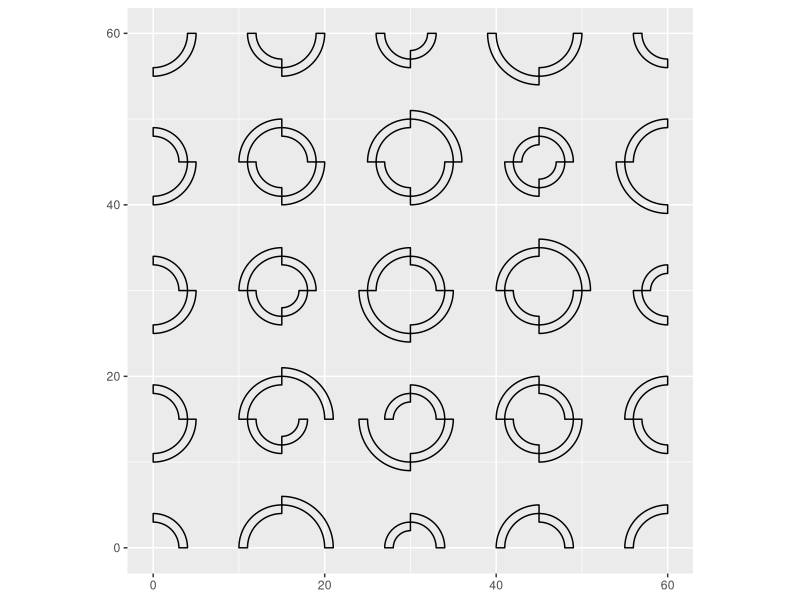
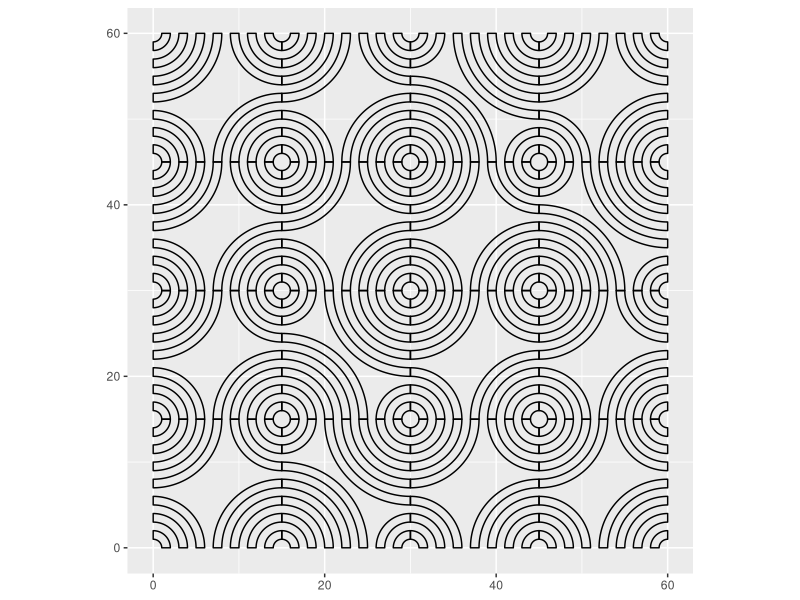
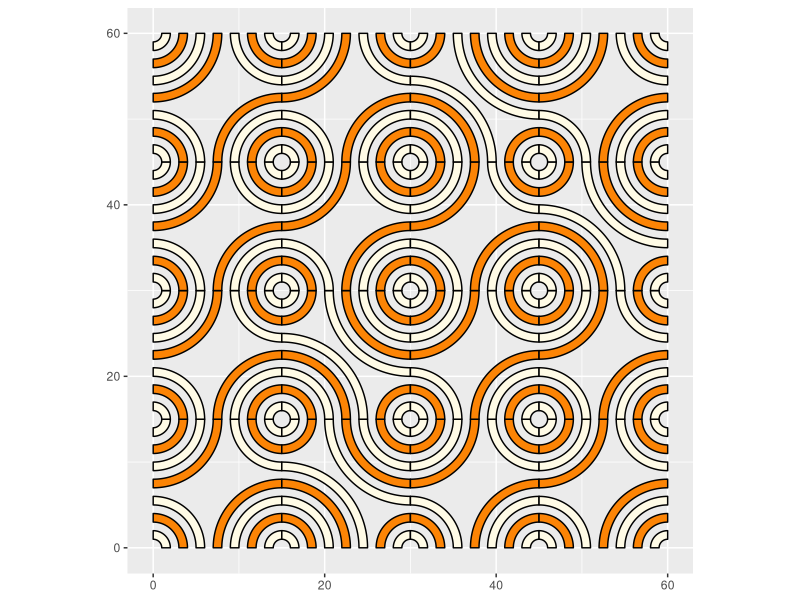
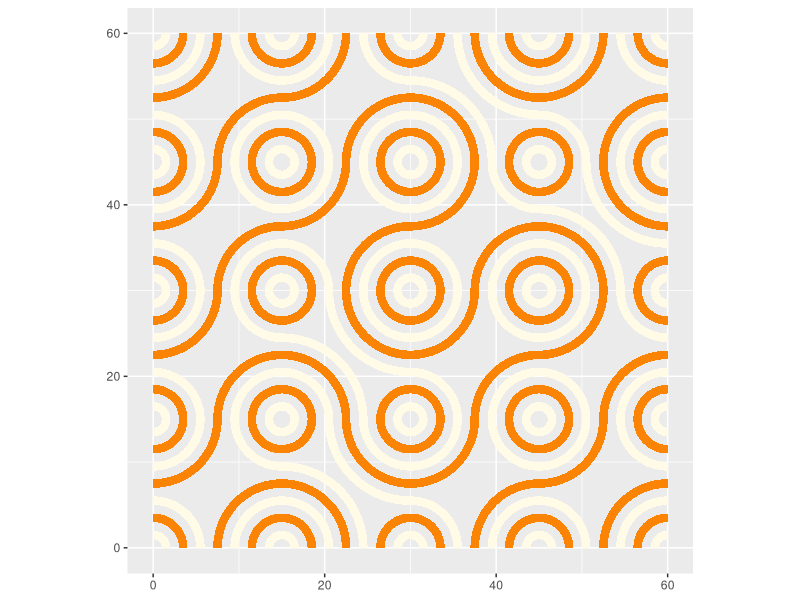
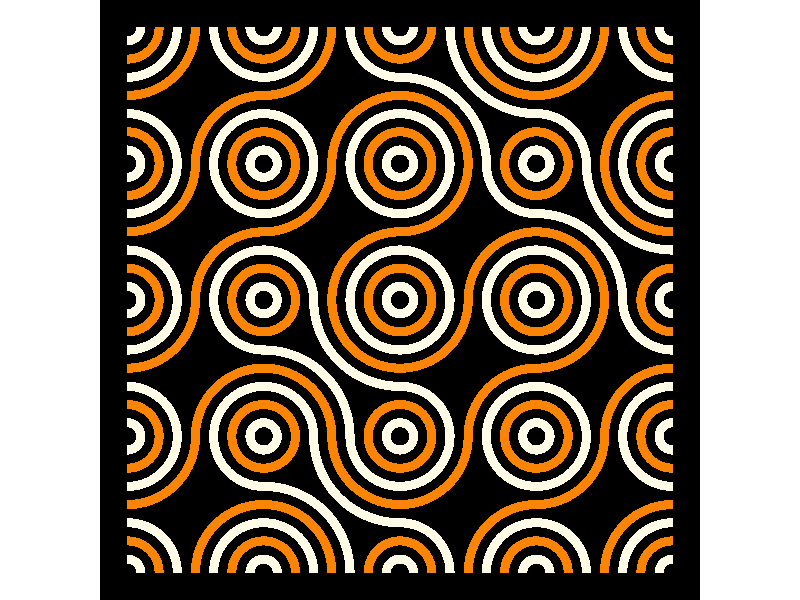
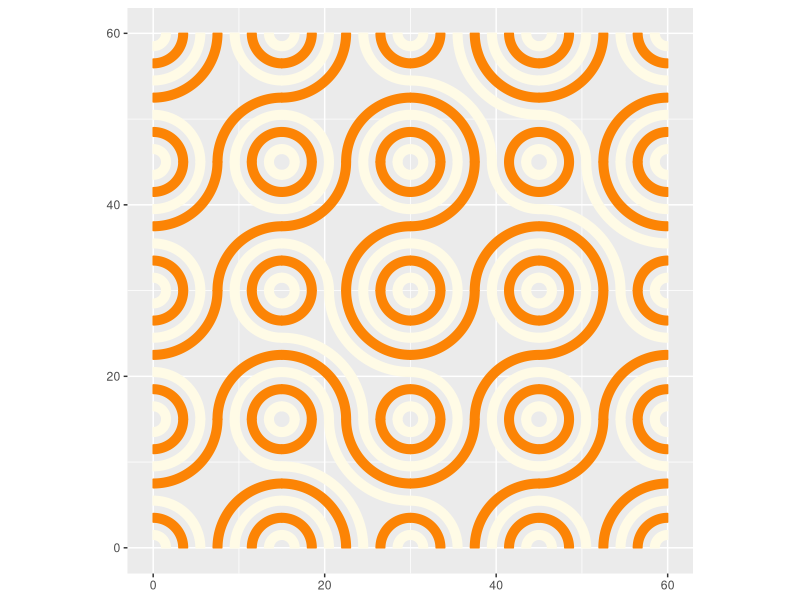
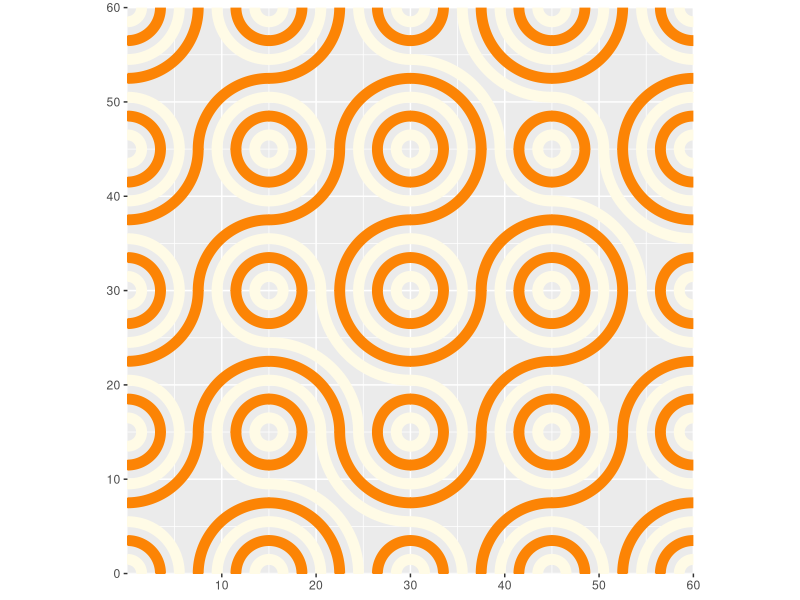
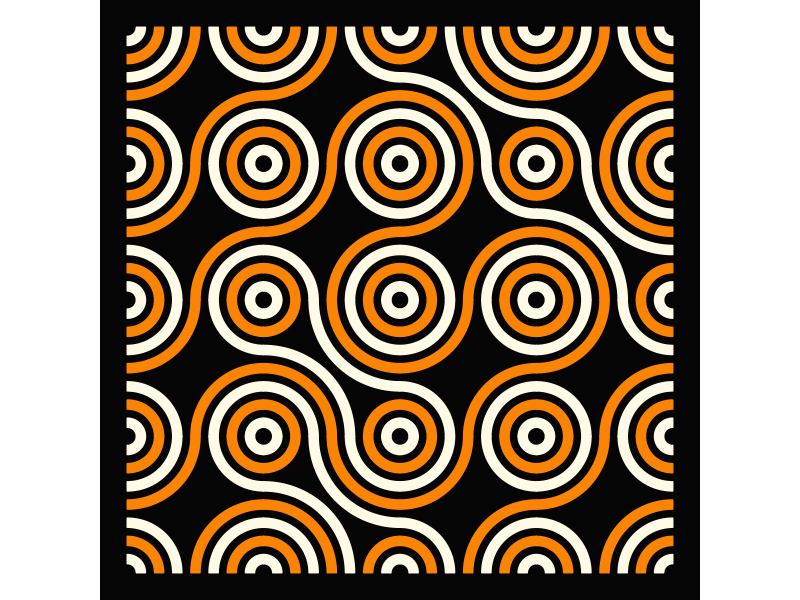

These figures' R source, in order:
################################################################################
#                                                                              #
#                   Steal like an Rtist: Creative Coding in R                  #
#                                                                              #
#                               Untitled sketch                                #
#                                 Roni Kaufman                                 #
#                                                                              #
#                 Ijeamaka Anyene Fumagalli and Sharla Gelfand                 #
#                              posit::conf(2023)                               #
#                              September 18, 2023                              #
#                                                                              #
################################################################################

# Packages ---------------------------------------------------------------------

library(ggplot2)
library(dplyr)
library(tidyr)
library(purrr)
library(ggforce)

# Who actually needs trigonometric functions -----------------------------------

## Corner 1 --------------------------------------------------------------------

x <- 0
y <- 0
sq_width <- 15

tribble(
  ~x0, ~y0, ~start,     ~end,
    x,   y,      0,   pi / 2
)


## Corner 2 --------------------------------------------------------------------

x <- 0
y <- 0
sq_width <- 15

tribble(
           ~x0, ~y0,       ~start,     ~end,
             x,   y,          0,     pi / 2,
  x + sq_width,   y, 3 * pi / 2,     2 * pi
)

## Corner 3 --------------------------------------------------------------------

x <- 0
y <- 0
sq_width <- 15


tribble(
           ~x0,          ~y0,       ~start,         ~end,
             x,            y,            0,       pi / 2,
  x + sq_width,            y,   3 * pi / 2,       2 * pi,
  x + sq_width, y + sq_width,           pi,    3 * pi / 2
  )


## Corner 4 --------------------------------------------------------------------

x <- 0
y <- 0
sq_width <- 15

tribble(
             ~x0,            ~y0,       ~start,         ~end,
               x,              y,            0,       pi / 2,
    x + sq_width,              y,   3 * pi / 2,       2 * pi,
    x + sq_width,   y + sq_width,           pi,   3 * pi / 2,
               x,   y + sq_width,       pi / 2,           pi
  )

## Wrap it up in a function ----------------------------------------------------

set_params <- function(x, y, sq_width) {
  tribble(
             ~x0,            ~y0,       ~start,         ~end,
               x,              y,            0,       pi / 2,
    x + sq_width,              y,   3 * pi / 2,       2 * pi,
    x + sq_width,   y + sq_width,           pi,   3 * pi / 2,
               x,   y + sq_width,       pi / 2,           pi
  )
}

# Building a system ------------------------------------------------------------

## Number of arcs --------------------------------------------------------------

### tile_type == 1

set_params <-
  function(x, y, sq_width, tile_type) {
    if (tile_type == 1) {
      tribble(
             ~x0,            ~y0,       ~start,         ~end,
               x,              y,            0,       pi / 2,
    x + sq_width,              y,   3 * pi / 2,       2 * pi,
    x + sq_width,   y + sq_width,           pi,   3 * pi / 2,
               x,   y + sq_width,       pi / 2,           pi
    ) %>%
        mutate(num_arcs = c(3, 4, 3, 4))
    }
  }

## tile_type == 2

set_params <-
  function(x, y, sq_width, tile_type) {
    if (tile_type == 1) {
      tribble(
             ~x0,            ~y0,       ~start,         ~end,
               x,              y,            0,       pi / 2,
    x + sq_width,              y,   3 * pi / 2,       2 * pi,
    x + sq_width,   y + sq_width,           pi,   3 * pi / 2,
               x,   y + sq_width,       pi / 2,           pi
    ) %>%
        mutate(num_arcs = c(3, 4, 3, 4))
    } else if (tile_type == 2) {
      tribble(
             ~x0,            ~y0,       ~start,         ~end,
               x,              y,            0,       pi / 2,
    x + sq_width,              y,   3 * pi / 2,       2 * pi,
    x + sq_width,   y + sq_width,           pi,   3 * pi / 2,
               x,   y + sq_width,       pi / 2,           pi
    ) %>%
        mutate(num_arcs = c(5, 2, 5, 2))
    }
  }

## set_params_output()

set_params(
  x = 0,
  y = 0,
  sq_width = 15,
  tile_type = 1
)

## Creating the grid -----------------------------------------------------------

sq_width <- 15
ncol <- 4
nrow <- 4

grid <-
  expand_grid(
    y = seq(
      from = 0,
      by = sq_width,
      length.out = nrow
    ),
    x = seq(
      from = 0,
      by = sq_width,
      length.out = ncol
    )
  )

## Tile selection --------------------------------------------------------------

### Recreating Infinite Truchet

sq_width <- 15
ncol <- 4
nrow <- 4

grid <-
  expand_grid(
    y = seq(
      from = 0,
      by = sq_width,
      length.out = nrow
    ),
    x = seq(
      from = 0,
      by = sq_width,
      length.out = ncol
    )
  ) %>%
  mutate(
    tile_type =
      c(
        1, 1, 2, 2,
        1, 1, 1, 1,
        1, 2, 1, 1,
        1, 1, 1, 1
      )
  )

grid

### Incorporating the element of chance

sq_width <- 15
ncol <- 4
nrow <- 4

grid <-
  expand_grid(
    y = seq(
      from = 0,
      by = sq_width,
      length.out = nrow
    ),
    x = seq(
      from = 0,
      by = sq_width,
      length.out = ncol
    )
  ) %>%
  mutate(
    tile_type =
      sample(c(1, 2),
        size = n(),
        replace = TRUE
      )
  )

grid


## Creating our system ---------------------------------------------------------

truchet_tiles <-
  function(seed) {
    ncol <- 4
    nrow <- 4
    sq_width <- 15

    set.seed(seed)

    grid <-
      expand_grid(
        y = seq(from = 0, by = sq_width, length.out = ncol),
        x = seq(from = 0, by = sq_width, length.out = nrow)
      ) %>%
      mutate(tile_type = sample(c(1, 2), size = n(), replace = TRUE))

    params_grid <-
      map_dfr(
        1:nrow(grid),
        function(i) {
          set_params(
            x = grid$x[i],
            y = grid$y[i],
            sq_width = sq_width,
            tile_type = grid$tile_type[i]
          )
        }
      )

    return(params_grid)
  }

### applying our system

output_grid <-
  truchet_tiles(seed = 150)

output_grid

output_grid %>%
  ggplot() +
  geom_arc_bar(aes(
    x0 = x0,
    y0 = y0,
    start = start,
    end = end,
    r0 = num_arcs,
    r = num_arcs + 1
  )) +
  coord_fixed()

## Converting num_arcs to radius -----------------------------------------------

# initial version
r0 <- seq(from = 1, to = 7, by = 2)
r0
r <- seq(from = 2, to = 8, by = 2)
r

## adding flexibility
num_arcs <- 4
r0 <- seq(from = 1, by = 2, length.out = num_arcs)
r0
r <- seq(from = 2, by = 2, length.out = num_arcs)
r

## Updating our system ---------------------------------------------------------

truchet_tiles <-
  function(seed) {
    ncol <- 4
    nrow <- 4
    sq_width <- 15

    set.seed(seed)

    grid <-
      expand_grid(
        y = seq(from = 0, by = sq_width, length.out = ncol),
        x = seq(from = 0, by = sq_width, length.out = nrow)
      ) %>%
      mutate(tile_type = sample(c(1, 2), size = n(), replace = TRUE))

    params_grid <-
      map_dfr(
        1:nrow(grid),
        function(i) {
          set_params(
            x = grid$x[i],
            y = grid$y[i],
            sq_width = sq_width,
            tile_type = grid$tile_type[i]
          )
        }
      )

    output <-
      map_dfr(
        1:nrow(params_grid),
        function(i) {
          bind_cols(
            slice(params_grid, i),
            r0 = seq(from = 1, by = 2, length.out = params_grid$num_arcs[i]),
            r = seq(from = 2, by = 2, length.out = params_grid$num_arcs[i])
          )
        }
      )


    return(output)
  }

### Applying our system

output_grid <-
  truchet_tiles(seed = 150)

output_grid %>%
  ggplot() +
  geom_arc_bar(aes(
    x0 = x0,
    y0 = y0,
    start = start,
    end = end,
    r0 = r0,
    r = r
  )) +
  coord_fixed()

# Color, Fill ------------------------------------------------------------------

## Color order is the same in every corner

color <- c("#fffbe6", "#fc8405")

max_num_arcs <- 5
color_seq <- rep(color,
  length.out = max_num_arcs
)
color_seq

## Updating our system

truchet_tiles <-
  function(color1,
           color2,
           seed) {
    ncol <- 4
    nrow <- 4
    sq_width <- 15
    max_num_arcs <- 5

    set.seed(seed)

    grid <-
      expand_grid(
        y = seq(from = 0, by = sq_width, length.out = ncol),
        x = seq(from = 0, by = sq_width, length.out = nrow)
      ) %>%
      mutate(tile_type = sample(c(1, 2), size = n(), replace = TRUE))

    params_grid <-
      map_dfr(
        1:nrow(grid),
        function(i) {
          set_params(
            x = grid$x[i],
            y = grid$y[i],
            sq_width = sq_width,
            tile_type = grid$tile_type[i]
          )
        }
      )

    color <- c(color1, color2)
    color_seq <- rep(color, length.out = max_num_arcs)

    output <-
      map_dfr(
        1:nrow(params_grid),
        function(i) {
          bind_cols(
            slice(params_grid, i),
            r0 = seq(from = 1, by = 2, length.out = params_grid$num_arcs[i]),
            r = seq(from = 2, by = 2, length.out = params_grid$num_arcs[i]),
            color = color_seq[1:params_grid$num_arcs[i]]
          )
        }
      )


    return(output)
  }

## Applying our system

output_grid <-
  truchet_tiles(
    seed = 150,
    color1 = "#fffbe6",
    color2 = "#fc8405"
  )

output_grid


# Final Touches ----------------------------------------------------------------

output_grid %>%
  ggplot() +
  geom_arc_bar(aes(
    x0 = x0,
    y0 = y0,
    start = start,
    end = end,
    r0 = r0,
    r = r,
    fill = color
  )) +
  coord_fixed() +
  scale_fill_identity()

## `color=` to NA

output_grid %>%
  ggplot() +
  geom_arc_bar(
    aes(
      x0 = x0,
      y0 = y0,
      start = start,
      end = end,
      r0 = r0,
      r = r,
      fill = color
    ),
    color = NA
  ) +
  coord_fixed() +
  scale_fill_identity()

## `color=` to NA, black background

output_grid %>%
  ggplot() +
  geom_arc_bar(
    aes(
      x0 = x0,
      y0 = y0,
      start = start,
      end = end,
      r0 = r0,
      r = r,
      fill = color
    ),
    color = NA
  ) +
  coord_fixed() +
  scale_fill_identity() +
  theme_void() +
  theme(panel.background = element_rect(
    fill = "black",
    color = "black"
  ))

## color = color

output_grid %>%
  ggplot() +
  geom_arc_bar(aes(
    x0 = x0,
    y0 = y0,
    start = start,
    end = end,
    r0 = r0,
    r = r,
    fill = color,
    color = color
  )) +
  coord_fixed() +
  scale_fill_identity() +
  scale_color_identity()

## `expand=` set to FALSE

output_grid %>%
  ggplot() +
  geom_arc_bar(aes(
    x0 = x0,
    y0 = y0,
    start = start,
    end = end,
    r0 = r0,
    r = r,
    fill = color,
    color = color
  )) +
  coord_fixed(expand = FALSE) +
  scale_fill_identity() +
  scale_color_identity()

## Final Piece

output_grid %>%
  ggplot() +
  geom_arc_bar(aes(
    x0 = x0,
    y0 = y0,
    start = start,
    end = end,
    r0 = r0,
    r = r,
    fill = color,
    color = color
  )) +
  coord_fixed() +
  scale_fill_identity() +
  scale_color_identity() +
  theme_void() +
  theme(
    panel.background =
      element_rect(
        fill = "#050505",
        color = "#050505"
      )
  )
